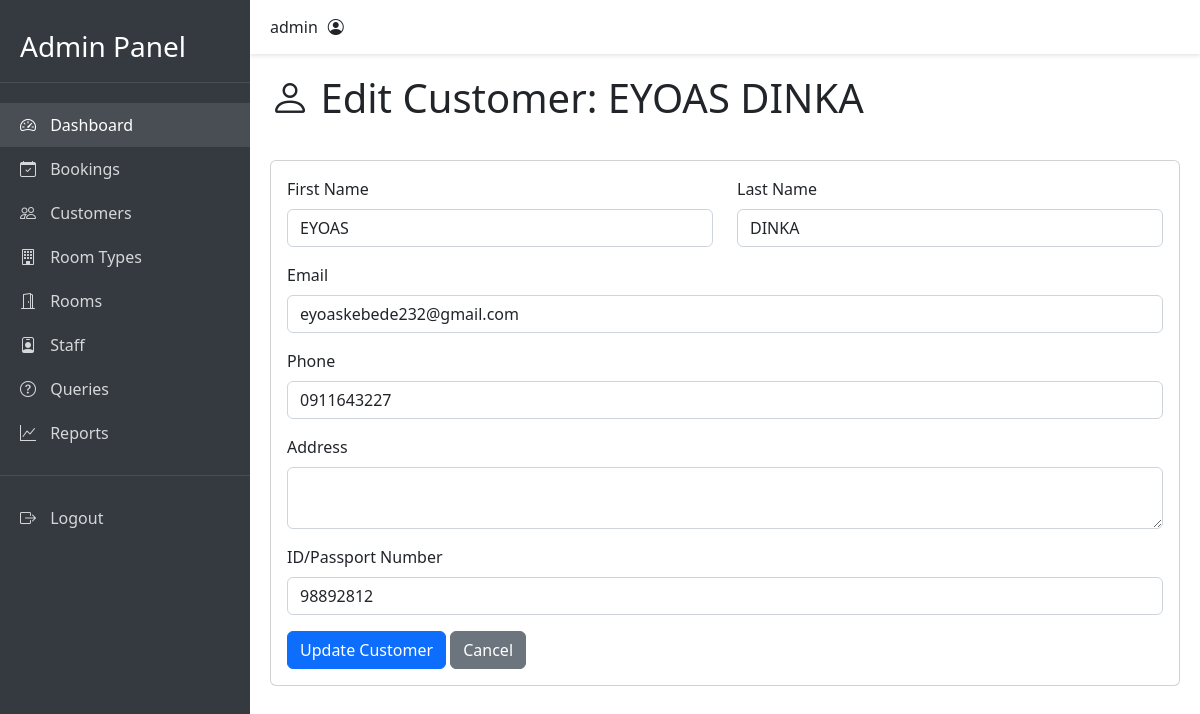
/admin/customers/edit/2 (signed in), run on the app's committed database.
### app.py (models this page shows)
class Customer(db.Model):
    id = db.Column(db.Integer, primary_key=True)
    first_name = db.Column(db.String(50), nullable=False)
    last_name = db.Column(db.String(50), nullable=False)
    email = db.Column(db.String(120), unique=True, nullable=False)
    phone = db.Column(db.String(20), nullable=False)
    address = db.Column(db.Text)
    id_number = db.Column(db.String(50))
    registration_date = db.Column(db.DateTime, default=datetime.utcnow)
    check_out_date = db.Column(db.DateTime)
    bookings = db.relationship('Booking', backref='customer', lazy=True)

### app.py (the view, shortened to what this page needs)
@app.route('/admin/customers/edit/<int:customer_id>', methods=['GET', 'POST'])
@login_required
def edit_customer(customer_id):
    customer = Customer.query.get_or_404(customer_id)
    return render_template('admin/edit_customer.html', customer=customer)

### app.py (called while the page is built, shortened)
def login_required(f):
    @wraps(f)
    def decorated_function(*args, **kwargs):
        if 'admin_logged_in' not in session:
            flash('Please login first', 'error')
            return redirect(url_for('admin_login', next=request.url))
        return f(*args, **kwargs)
    return decorated_function

@app.after_request
def add_security_headers(response):
    return response

### templates/admin/edit_customer.html (shortened to what this page needs)
{% extends "admin/base.html" %}
{% block content %}
<div class="page-header">
    <h1><i class="bi bi-person"></i> Edit Customer: {{ customer.first_name }} {{ customer.last_name }}</h1>
</div>
<div class="card">
    <div class="card-body">
        <form method="POST">
            <div class="row">
                <div class="col-md-6 mb-3">
                    <label for="first_name" class="form-label">First Name</label>
                    <input type="text" class="form-control" id="first_name" name="first_name"
                           value="{{ customer.first_name }}" required>
                </div>
                <div class="col-md-6 mb-3">
                    <label for="last_name" class="form-label">Last Name</label>
                    <input type="text" class="form-control" id="last_name" name="last_name"
                           value="{{ customer.last_name }}" required>
                </div>
            </div>
            <div class="mb-3">
                <label for="email" class="form-label">Email</label>
                <input type="email" class="form-control" id="email" name="email"
                       value="{{ customer.email }}" required>
            </div>
            <div class="mb-3">
                <label for="phone" class="form-label">Phone</label>
                <input type="tel" class="form-control" id="phone" name="phone"
                       value="{{ customer.phone }}" required>
            </div>
            <div class="mb-3">
                <label for="address" class="form-label">Address</label>
                <textarea class="form-control" id="address" name="address">{{ customer.address }}</textarea>
            </div>
            <div class="mb-3">
                <label for="id_number" class="form-label">ID/Passport Number</label>
                <input type="text" class="form-control" id="id_number" name="id_number"
                       value="{{ customer.id_number }}">
            </div>
            <button type="submit" class="btn btn-primary">Update Customer</button>
            <a href="{{ url_for('manage_customers') }}" class="btn btn-secondary">Cancel</a>
        </form>
    </div>
</div>
{% endblock %}

### static/css/admin.css (style rules this page uses)
.page-header { margin-bottom: 30px; display: flex; justify-content: space-between; align-items: center; }

### data on the page
Customer: first_name "EYOAS", last_name "DINKA", email "eyoaskebede232@gmail.com", phone "0911643227", id_number "98892812"

### other printed values
{{ session.username }} "admin"
